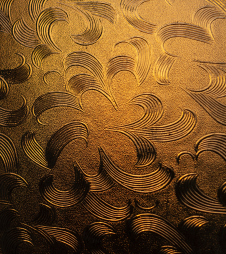
#> input picture Tugas-4/image01.png, 226 x 254 px
$ python 'Filter Unsharp Masking & Filter Laplacian Domain Frekuensi & Selective Filtering .py'
#> lines starting #> are read from the running program, lines starting #| are printed output that depends on the picture
# Tiara Juli Arsita
# F55121053
import cv2
import numpy as np
from matplotlib import pyplot as plt

# Load  image in grayscale mode
img = cv2.imread('image01.png', cv2.IMREAD_GRAYSCALE)
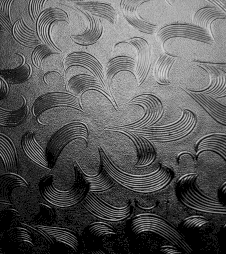
#> img: shape (254, 226); min 0, max 217, mean 89.1

# Unsharp masking filter
blur_img = cv2.GaussianBlur(img, (5,5), 0)
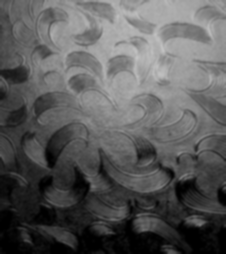
#> blur_img: shape (254, 226); min 0, max 194, mean 89.1
unsharp_img = cv2.addWeighted(img, 1.5, blur_img, -0.5, 0)
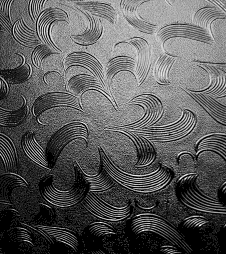
#> unsharp_img: shape (254, 226); min 0, max 252, mean 89.8

# Laplacian filter in frequency domain
f = np.fft.fft2(img)
fshift = np.fft.fftshift(f)
M, N = img.shape
#> M = 254; N = 226
center = (M//2, N//2)
#> center = (127, 113)
mask = np.zeros((M,N), dtype=np.uint8)
mask[center[0]-30:center[0]+30, center[1]-30:center[1]+30] = 1
fshift_laplacian = fshift * mask
f_ishift_laplacian = np.fft.ifftshift(fshift_laplacian)
img_laplacian = np.fft.ifft2(f_ishift_laplacian).real
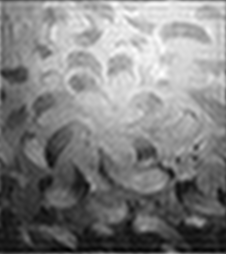
#> img_laplacian: shape (254, 226) float64; min -20.44, max 195.6, mean 89.1; drawn with min black and max white

# Selective filtering
f = np.fft.fft2(img)
fshift = np.fft.fftshift(f)
M, N = img.shape
center = (M//2, N//2)
dist = np.zeros((M,N), dtype=np.float32)
for i in range(M):
    for j in range(N):
        dist[i,j] = np.sqrt((i-center[0])**2 + (j-center[1])**2)
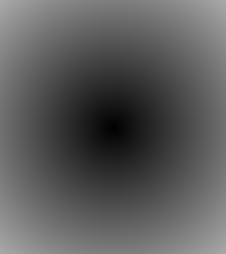
#> dist: shape (254, 226) float32; min 0, max 170, mean 91.9
mask_selective = np.zeros((M,N), dtype=np.uint8)
mask_selective[(dist > 50) & (dist < 120)] = 1
fshift_selective = fshift * mask_selective
f_ishift_selective = np.fft.ifftshift(fshift_selective)
img_selective = np.fft.ifft2(f_ishift_selective).real
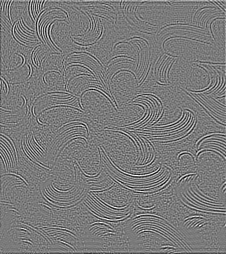
#> img_selective: shape (254, 226) float64; min -105.1, max 112.8, mean 0; drawn with min black and max white

# Display the original and filtered images
plt.subplot(2, 2, 1)
plt.imshow(img, cmap='gray')
plt.title('Original Image')

plt.subplot(2, 2, 2)
plt.imshow(unsharp_img, cmap='gray')
plt.title('Unsharp Masking Filtered Image')

plt.subplot(2, 2, 3)
plt.imshow(img_laplacian, cmap='gray')
plt.title('Laplacian Filtered Image in Frequency Domain')

plt.subplot(2, 2, 4)
plt.imshow(img_selective, cmap='gray')
plt.title('Selective Filtered Image in Frequency Domain')

plt.show()

$ run again, with Tugas-4/image03.png copied over Tugas-4/image01.png
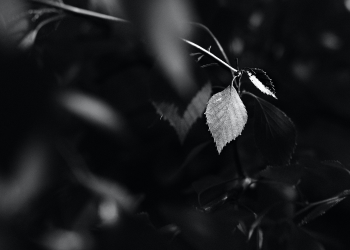
#> input picture Tugas-4/image03.png, 350 x 250 px
#> after the loop `for i in range(M):`:
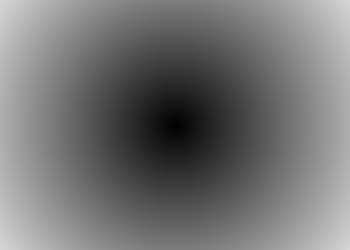
#> dist: shape (250, 350) float32; min 0, max 215.1, mean 115.7
#> `plt.show()`:
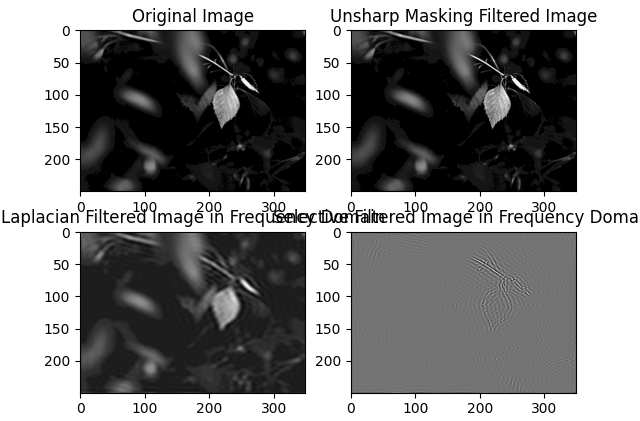
#> figure drawn by matplotlib, 4 panels

$ run again, with Tugas-4/image04.png copied over Tugas-4/image01.png
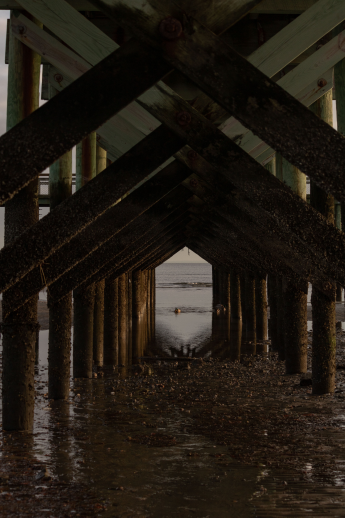
#> input picture Tugas-4/image04.png, 345 x 518 px
#> after the loop `for i in range(M):`:
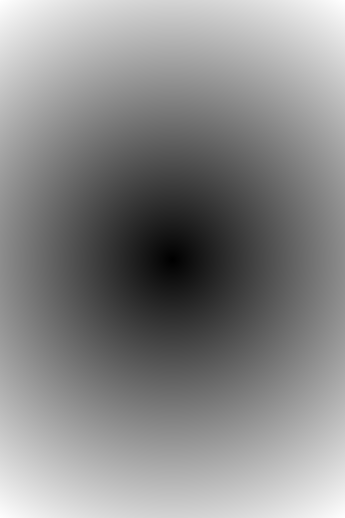
#> dist: shape (518, 345) float32; min 0, max 310.9, mean 167.1; drawn with min black and max white
#> `img_selective = np.fft.ifft2(f_ishift_selective).real`:
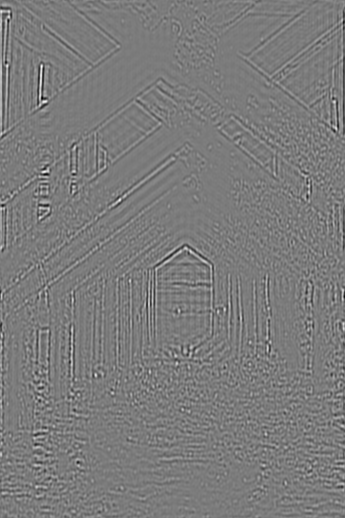
#> img_selective: shape (518, 345) float64; min -74.52, max 79.03, mean 0; drawn with min black and max white
